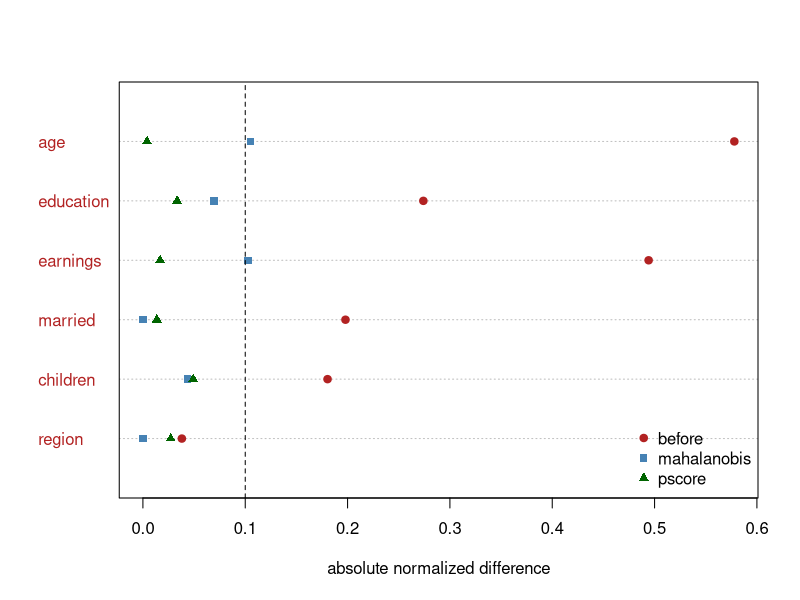

Recreate this plot in R.
# Love plot: absolute normalized differences before and after matching (simulated data).
set.seed(0)
n_t <- 300; n_c <- 1500
draw <- function(n, shift) {
  z <- matrix(rnorm(3 * n), n)
  cbind(age = 35 + 8 * (z[, 1] + shift),
        education = 12 + 2 * (0.5 * z[, 1] + z[, 2] + 0.6 * shift),
        earnings = 20 + 6 * (z[, 3] - 0.8 * shift),
        married = as.numeric(runif(n) < 0.5 + 0.15 * shift),
        children = rpois(n, 1.2 + 0.4 * shift),
        region = as.numeric(runif(n) < 0.4))
}
x_t <- draw(n_t, 0.6); x_c <- draw(n_c, 0)
x <- rbind(x_t, x_c); w <- rep(1:0, c(n_t, n_c))

norm_diff <- function(a, b)
  abs(colMeans(a) - colMeans(b)) / sqrt((apply(a, 2, var) + apply(b, 2, var)) / 2)

lin <- predict(glm(w ~ scale(x), family = binomial))   # linearized propensity score
s_inv <- solve(cov(x_c))

match <- function(dist) {          # greedy 1:1 nearest neighbour without replacement
  free <- rep(TRUE, n_c); chosen <- integer(n_t)
  for (i in seq_len(n_t)) {
    d <- dist(i); d[!free] <- Inf
    chosen[i] <- which.min(d); free[chosen[i]] <- FALSE
  }
  x_c[chosen, ]
}
d_mahal <- function(i) mahalanobis(x_c, x_t[i, ], s_inv, inverted = TRUE)
d_ps <- function(i) abs(lin[(n_t + 1):(n_t + n_c)] - lin[i])

res <- rbind(before = norm_diff(x_t, x_c),
             mahalanobis = norm_diff(x_t, match(d_mahal)),
             pscore = norm_diff(x_t, match(d_ps)))
dotchart(t(res)[ncol(res):1, 1], pch = 19, col = "firebrick",
         xlim = c(0, max(res)), xlab = "absolute normalized difference")
points(rev(res[2, ]), seq_len(ncol(res)), pch = 15, col = "steelblue")
points(rev(res[3, ]), seq_len(ncol(res)), pch = 17, col = "darkgreen")
abline(v = 0.1, lty = 2)
legend("bottomright", rownames(res), pch = c(19, 15, 17),
       col = c("firebrick", "steelblue", "darkgreen"), bty = "n")
